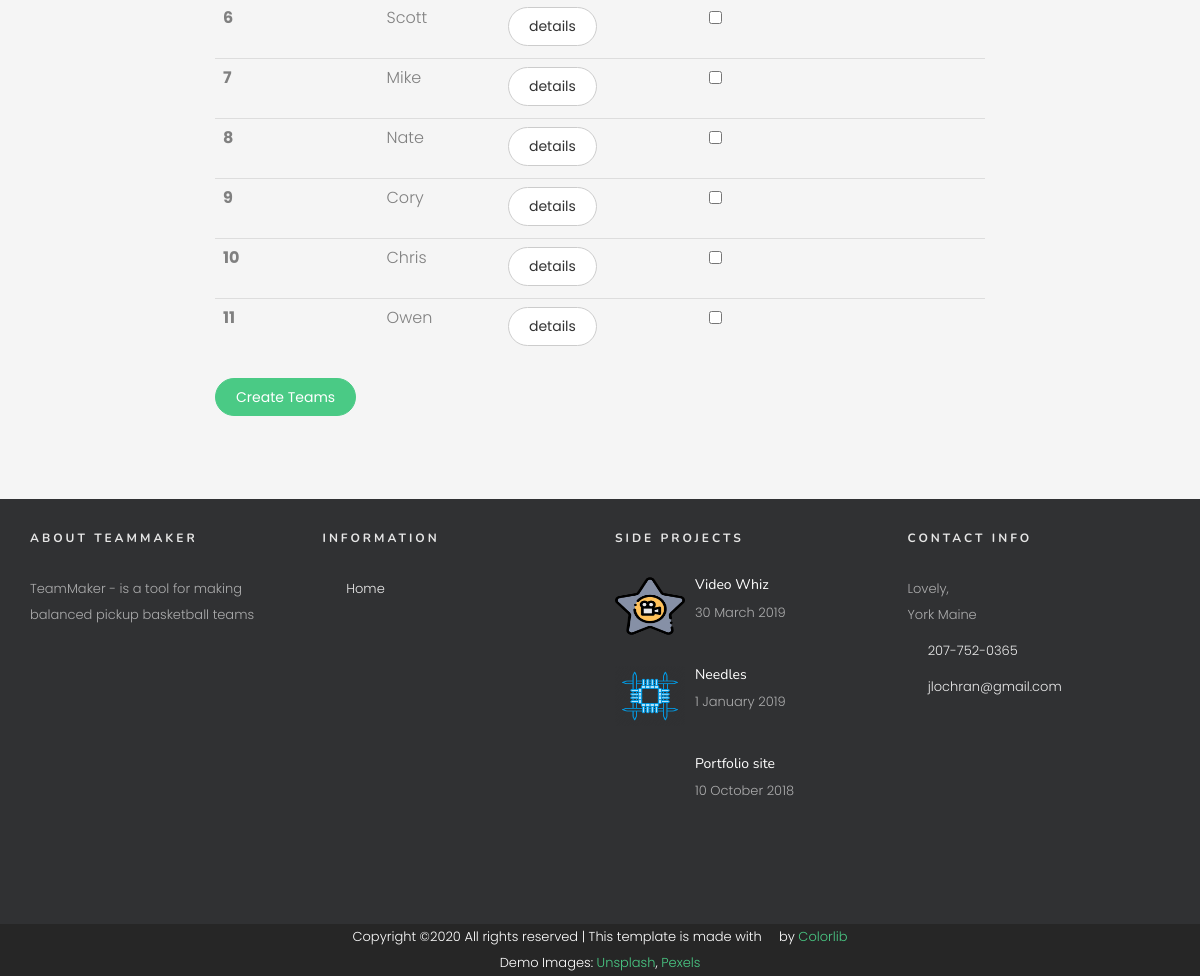
Page / (signed in, lower part) on the earlier database version.
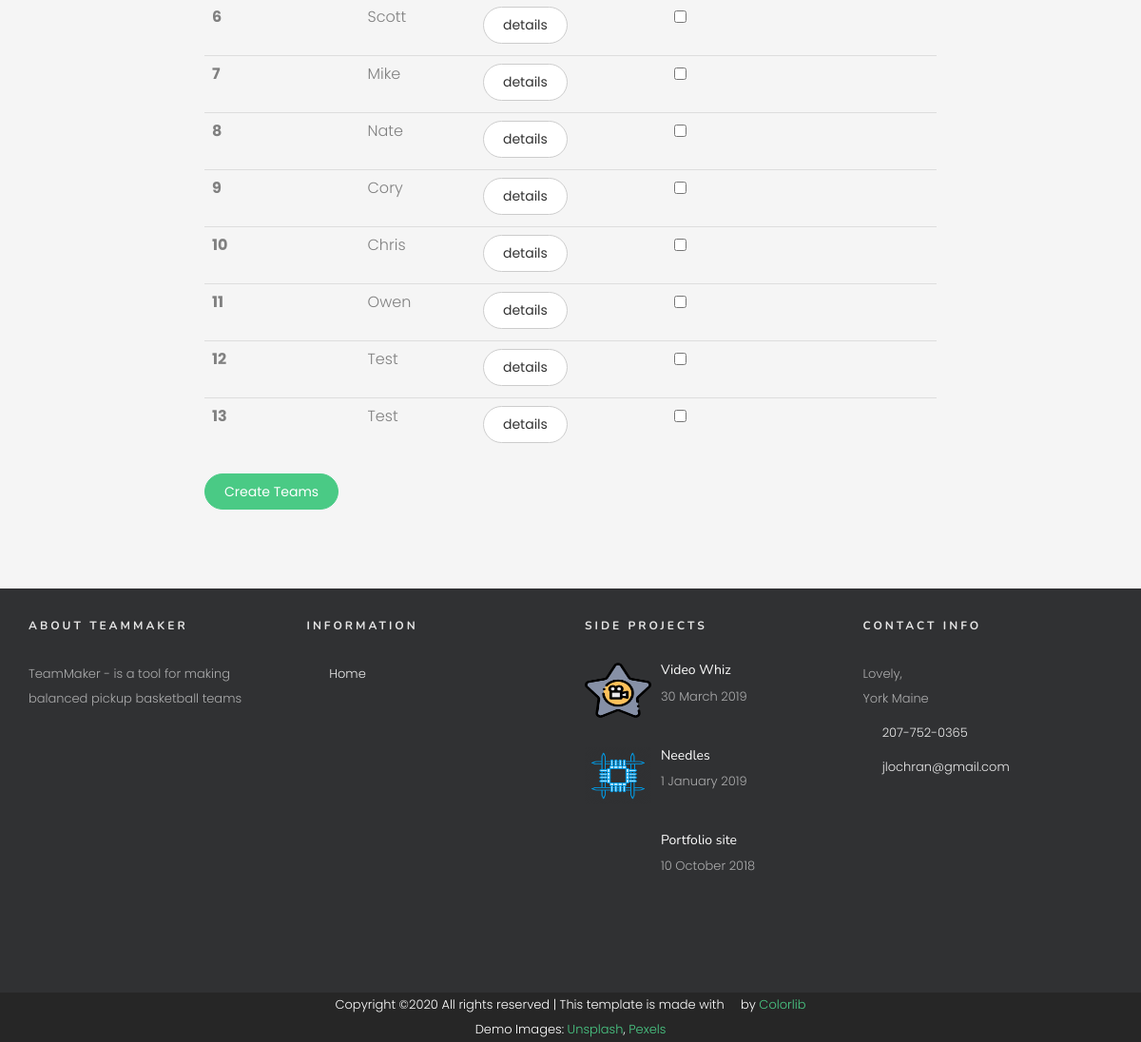
Same page on the later database version.
### team/models.py (models this page shows, shortened)
class Player(models.Model):
    name = models.CharField(max_length=255)
    user = models.ForeignKey(User, default=1, on_delete=models.CASCADE)
    age = models.IntegerField(default=3)
    height = models.IntegerField(default=2)

### team/views.py (the view)
# urls.py: path('', views.dashboard, name='dashboard'),
def dashboard(request):
    members = Player.objects.filter(user=request.user)
    has_skills = []
    for m in members:
        mem_id = m.id
        qs1 = Skills.objects.filter(player_id = mem_id)
        if(not(qs1)):
            pass
        else:
            has_skills.append(mem_id)
    return render(request,'dashboard.html', {'members':members, 'has_skills':has_skills})

### team/templates/dashboard.html (shortened to what this page needs)
<!DOCTYPE html>
{% extends 'base.html' %}
{% block content %}
{% load static %}
<br>
    <div id="wrapper">
    <div class="normalheader ">
      <div class="hpanel">
        <div class="panel-body">
          <div id="roster" class="row">
            <div class="col-md-8">
<form  action="{% url 'teams' %}" method="post">
              <table class="table">
                <tbody>
                  {% for item in members %}
                  <tr>
                    <th scope="row"> {{ item.id }}</th>
                    <td> {{ item.name }}</td>
                    <td>   <a href="{% url 'detail' item.id %}" class="btn btn-xs btn-default"> details</a> </td>
                    <td> <input type="checkbox" name="checks[]" value= "{{ item.id }}"  >
</td>
   {% endfor %}
                  </tr>
                </tbody>
               </table>
   <td> <button type="submit" <a href="{% url 'teams' %}" class="btn btn-primary">Create Teams</button></a> </td>
</form>
            </div>
          </div>
<br>
        </div>
      </div>
      <br>
    </div>
    </div>
{% endblock %}

Differences in the rows shown:
added Player: id "12", name "Test"
added Player: id "13", name "Test"
